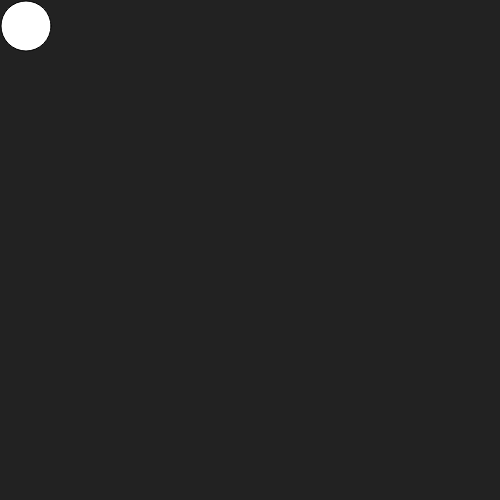
Frame 1 (no input)
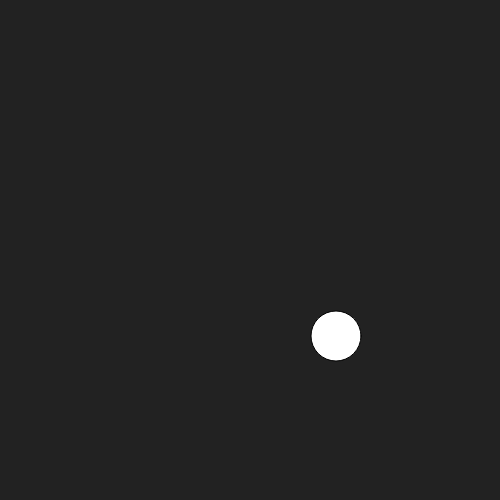
Frame 60 (no input)
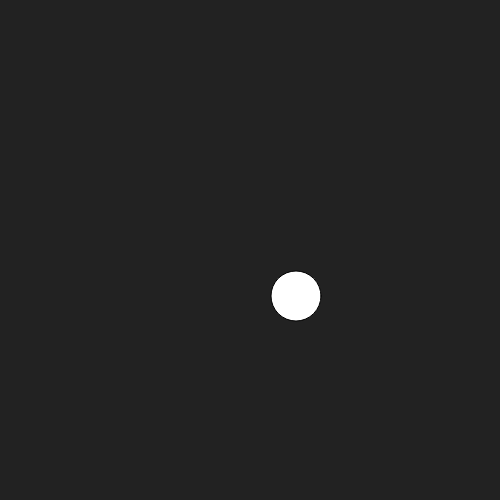
Frame 120 (the mouse pressed at the canvas centre since frame 60)

The p5.js sketch that drew these frames (run headless with seeded random() and noise() and a simulated clock; from frame 60 on, the mouse is pressed at the canvas centre):

// p5.js sketch
// ── sketch.js

function setup(){
    createCanvas(500,500)
}
 
var x = 26;
var y = 26;
var vx = 10;
var vy = 10;



function draw(){
    background('#222222') 
    ellipse(x,y,50,50)

    if (x >= 500-25){
        vx = -vx;
    } else if (x <= 0+25){
        vx = -vx;
    }
    x = x + vx;
    if (y >= 500-25){
        vy = -vy;
    } else if (y <= 0+25){
        vy = -vy;
    }
    y = y + vy;
}
